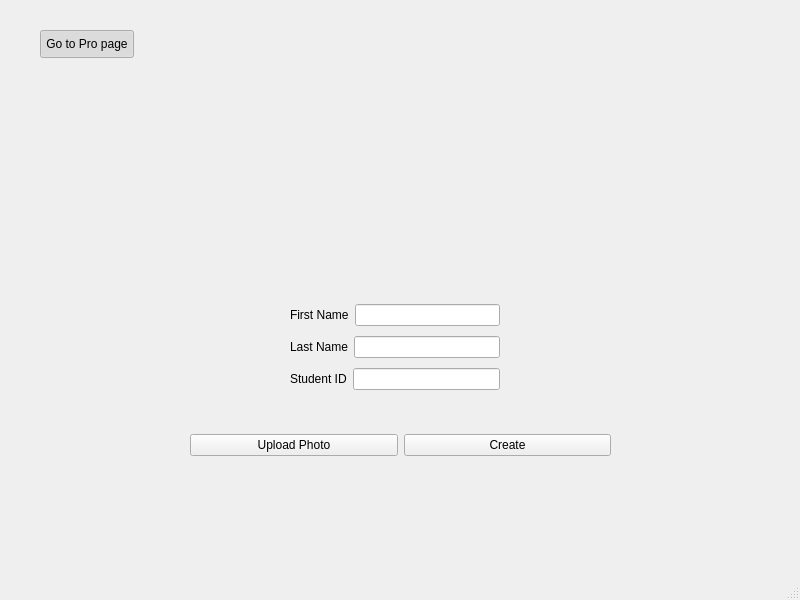
<?xml version="1.0" encoding="UTF-8"?>
<ui version="4.0">
 <class>MainWindow</class>
 <widget class="QMainWindow" name="MainWindow">
  <property name="geometry">
   <rect>
    <x>0</x>
    <y>0</y>
    <width>800</width>
    <height>600</height>
   </rect>
  </property>
  <property name="windowTitle">
   <string>MainWindow</string>
  </property>
  <widget class="QWidget" name="centralwidget">
   <widget class="QPushButton" name="toProfessor_btn">
    <property name="geometry">
     <rect>
      <x>40</x>
      <y>30</y>
      <width>94</width>
      <height>28</height>
     </rect>
    </property>
    <property name="text">
     <string>Go to Pro page</string>
    </property>
    <property name="checkable">
     <bool>true</bool>
    </property>
    <property name="checked">
     <bool>true</bool>
    </property>
   </widget>
   <widget class="QWidget" name="layoutWidget">
    <property name="geometry">
     <rect>
      <x>190</x>
      <y>430</y>
      <width>421</width>
      <height>30</height>
     </rect>
    </property>
    <layout class="QHBoxLayout" name="horizontalLayout_4">
     <item>
      <widget class="QPushButton" name="upload_btn">
       <property name="text">
        <string>Upload Photo</string>
       </property>
      </widget>
     </item>
     <item>
      <widget class="QPushButton" name="create_btn">
       <property name="text">
        <string>Create</string>
       </property>
      </widget>
     </item>
    </layout>
   </widget>
   <widget class="QLabel" name="logo">
    <property name="geometry">
     <rect>
      <x>180</x>
      <y>80</y>
      <width>462</width>
      <height>180</height>
     </rect>
    </property>
    <property name="text">
     <string/>
    </property>
    <property name="pixmap">
     <pixmap>../../Users/80975/OneDrive/Desktop/1574261928(1).png</pixmap>
    </property>
   </widget>
   <widget class="QWidget" name="layoutWidget_2">
    <property name="geometry">
     <rect>
      <x>290</x>
      <y>300</y>
      <width>210</width>
      <height>94</height>
     </rect>
    </property>
    <layout class="QVBoxLayout" name="verticalLayout">
     <item>
      <layout class="QHBoxLayout" name="horizontalLayout">
       <item>
        <widget class="QLabel" name="firstName_Label">
         <property name="text">
          <string>First Name</string>
         </property>
        </widget>
       </item>
       <item>
        <widget class="QLineEdit" name="firstName_Text">
         <property name="text">
          <string/>
         </property>
        </widget>
       </item>
      </layout>
     </item>
     <item>
      <layout class="QHBoxLayout" name="horizontalLayout_2">
       <item>
        <widget class="QLabel" name="lastName_Label">
         <property name="text">
          <string>Last Name</string>
         </property>
        </widget>
       </item>
       <item>
        <widget class="QLineEdit" name="lastName_Text"/>
       </item>
      </layout>
     </item>
     <item>
      <layout class="QHBoxLayout" name="horizontalLayout_3">
       <item>
        <widget class="QLabel" name="studentID_Label">
         <property name="text">
          <string>Student ID</string>
         </property>
        </widget>
       </item>
       <item>
        <widget class="QLineEdit" name="studentID_Text"/>
       </item>
      </layout>
     </item>
    </layout>
   </widget>
  </widget>
  <widget class="QMenuBar" name="menubar">
   <property name="geometry">
    <rect>
     <x>0</x>
     <y>0</y>
     <width>800</width>
     <height>26</height>
    </rect>
   </property>
  </widget>
  <widget class="QStatusBar" name="statusbar"/>
 </widget>
 <resources/>
 <connections/>
</ui>
